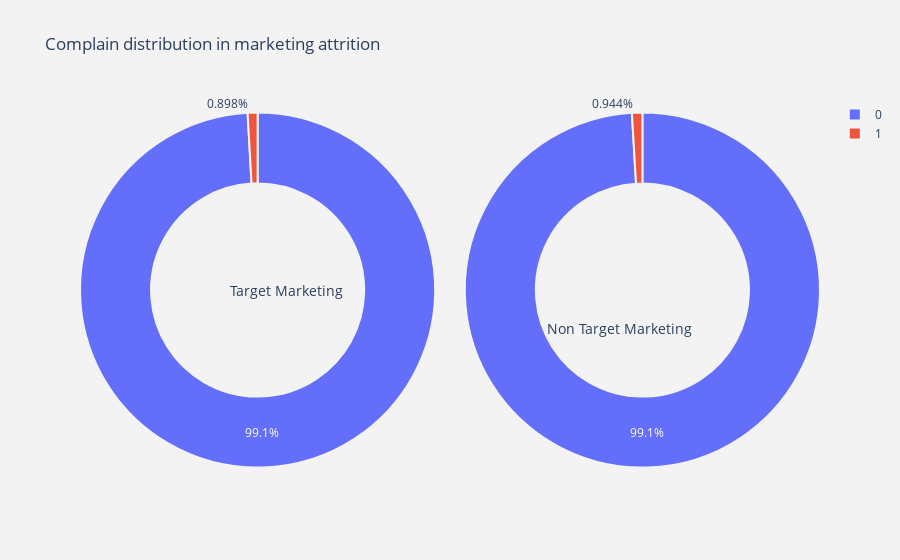

Here is the notebook cell this chart was saved with:
### Markdown cell above
* As you see, for target marketing the highest portion is for Graduatio and for non target(zero) the highest one is also for Graduation.

### Code cell
plot_pie(cat_cols[8])

### Figure 1 — Plotly figure (JSON) as saved in the notebook; plotly's stock layout.template omitted (floating-point values rounded to 4 significant figures)
{"data": [{"domain": {"x": [0, 0.48]}, "hole": 0.6, "hoverinfo": "label+percent+name", "labels": [0, 1], "marker": {"line": {"color": "rgb(243,243,243)", "width": 2}}, "name": "Target Marketing", "type": "pie", "values": [331, 3]}, {"domain": {"x": [0.52, 1]}, "hole": 0.6, "hoverinfo": "label+percent+name", "labels": [0, 1], "marker": {"line": {"color": "rgb(243,243,243)", "width": 2}}, "name": "Non Target Marketing", "type": "pie", "values": [1888, 18]}], "layout": {"annotations": [{"font": {"size": 14}, "showarrow": false, "text": "Target Marketing", "x": 0.2, "y": 0.5}, {"font": {"size": 14}, "showarrow": false, "text": "Non Target Marketing", "x": 0.83, "y": 0.4}], "paper_bgcolor": "rgb(243,243,243)", "plot_bgcolor": "rgb(243,243,243)", "title": {"text": "Complain distribution in marketing attrition "}}}
